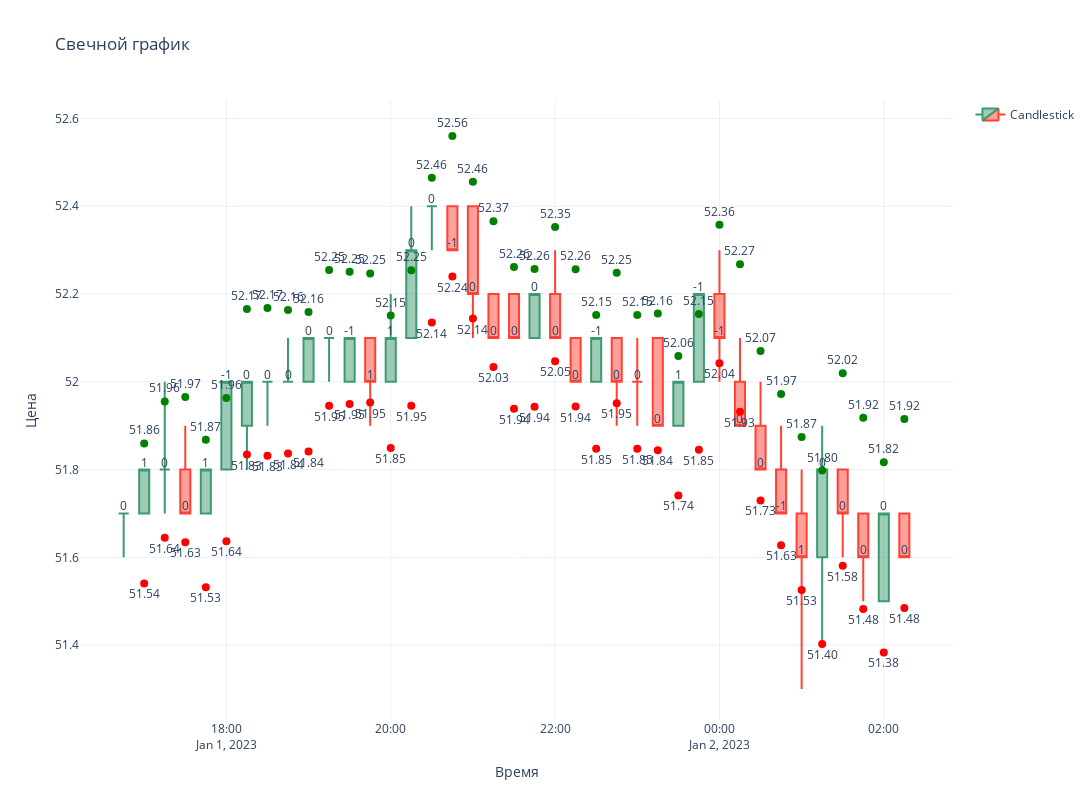

Here is the notebook cell this chart was saved with:
### Code cell
# Пример данных
df_viz = df[65:104]

fig = go.Figure(
    data=[
        go.Candlestick(
            x=df_viz["timestamp"],
            open=df_viz["open"],
            high=df_viz["high"],
            low=df_viz["low"],
            close=df_viz["close"],
            name="Candlestick"
        )
    ]
)

# Добавление текстовых меток из колонки target
for _, row in df_viz.iterrows():
    fig.add_trace(
        go.Scatter(
            x=[row["timestamp"]],
            y=[row["close"]],  # Метки располагаются на уровне закрытия свечи
            mode="text",
            text=row["target"],
            textposition="top center",
            showlegend=False
        )
    )

# Добавление меток со сдвигом вперёд
for i in range(len(df_viz) - 1):  # Останавливаемся на предпоследней строке
    fig.add_trace(
        go.Scatter(
            x=[df_viz["timestamp"].iloc[i + 1]],  # Метка на следующую свечу
            y=[df_viz["close"].iloc[i] * (1 + df_viz['dynamic_range'].iloc[i])],
            mode="markers+text",
            marker=dict(color="green", size=8),
            text=f"{df_viz['close'].iloc[i] * (1 + df_viz['dynamic_range'].iloc[i]):.2f}",
            textposition="top center",
            showlegend=False
        )
    )
    fig.add_trace(
        go.Scatter(
            x=[df_viz["timestamp"].iloc[i + 1]],  # Метка на следующую свечу
            y=[df_viz["close"].iloc[i] * (1 - df_viz['dynamic_range'].iloc[i])],
            mode="markers+text",
            marker=dict(color="red", size=8),
            text=f"{df_viz['close'].iloc[i] * (1 - df_viz['dynamic_range'].iloc[i]):.2f}",
            textposition="bottom center",
            showlegend=False
        )
    )


# Настройка осей и заголовков
fig.update_layout(
    title="Свечной график",
    xaxis_title="Время",
    yaxis_title="Цена",
    xaxis_rangeslider_visible=False,  # Скрыть ползунок масштаба
    template="plotly_white",
    width=1500,  # Ширина графика
    height=800  # Увеличенная высота
)

# Отображение графика
fig.show()

### Figure 1 — Plotly figure (JSON) as saved in the notebook; plotly's stock layout.template omitted (floating-point values rounded to 4 significant figures)
{"data": [{"close": [51.7, 51.8, 51.8, 51.7, 51.8, 52, 52, 52, 52, 52.1, 52.1, 52.1, 52, 52.1, 52.3, 52.4, 52.3, 52.2, 52.1, 52.1, 52.2, 52.1, 52, 52.1, 52, 52, 51.9, 52, 52.2, 52.1, 51.9, 51.8, 51.7, 51.6, 51.8, 51.7, 51.6, 51.7, 51.6], "high": [51.7, 51.8, 52, 51.9, 51.8, 52, 52, 52, 52.1, 52.1, 52.1, 52.1, 52.1, 52.2, 52.4, 52.4, 52.4, 52.4, 52.2, 52.2, 52.2, 52.3, 52.1, 52.1, 52.1, 52.1, 52.1, 52, 52.2, 52.3, 52.1, 52, 51.9, 51.8, 51.9, 51.8, 51.7, 51.7, 51.7], "low": [51.6, 51.7, 51.7, 51.7, 51.7, 51.8, 51.8, 51.9, 52, 52, 52, 52, 51.9, 52, 52.1, 52.3, 52.3, 52.1, 52.1, 52.1, 52.1, 52.1, 52, 52, 51.9, 51.9, 51.9, 51.9, 52, 52, 51.9, 51.8, 51.7, 51.3, 51.4, 51.6, 51.5, 51.5, 51.6], "name": "Candlestick", "open": [51.7, 51.7, 51.8, 51.8, 51.7, 51.8, 51.9, 52, 52, 52, 52.1, 52, 52.1, 52, 52.1, 52.4, 52.4, 52.4, 52.2, 52.2, 52.1, 52.2, 52.1, 52, 52.1, 52, 52.1, 51.9, 52, 52.2, 52, 51.9, 51.8, 51.7, 51.6, 51.8, 51.7, 51.5, 51.7], "type": "candlestick", "x": ["2023-01-01T16:45:00", "2023-01-01T17:00:00", "2023-01-01T17:15:00", "2023-01-01T17:30:00", "2023-01-01T17:45:00", "2023-01-01T18:00:00", "2023-01-01T18:15:00", "2023-01-01T18:30:00", "2023-01-01T18:45:00", "2023-01-01T19:00:00", "2023-01-01T19:15:00", "2023-01-01T19:30:00", "2023-01-01T19:45:00", "2023-01-01T20:00:00", "2023-01-01T20:15:00", "2023-01-01T20:30:00", "2023-01-01T20:45:00", "2023-01-01T21:00:00", "2023-01-01T21:15:00", "2023-01-01T21:30:00", "2023-01-01T21:45:00", "2023-01-01T22:00:00", "2023-01-01T22:15:00", "2023-01-01T22:30:00", "2023-01-01T22:45:00", "2023-01-01T23:00:00", "2023-01-01T23:15:00", "2023-01-01T23:30:00", "2023-01-01T23:45:00", "2023-01-02T00:00:00", "2023-01-02T00:15:00", "2023-01-02T00:30:00", "2023-01-02T00:45:00", "2023-01-02T01:00:00", "2023-01-02T01:15:00", "2023-01-02T01:30:00", "2023-01-02T01:45:00", "2023-01-02T02:00:00", "2023-01-02T02:15:00"]}, {"mode": "text", "showlegend": false, "text": "0", "textposition": "top center", "type": "scatter", "x": ["2023-01-01T16:45:00"], "y": [51.7]}, {"mode": "text", "showlegend": false, "text": "1", "textposition": "top center", "type": "scatter", "x": ["2023-01-01T17:00:00"], "y": [51.8]}, {"mode": "text", "showlegend": false, "text": "0", "textposition": "top center", "type": "scatter", "x": ["2023-01-01T17:15:00"], "y": [51.8]}, {"mode": "text", "showlegend": false, "text": "0", "textposition": "top center", "type": "scatter", "x": ["2023-01-01T17:30:00"], "y": [51.7]}, {"mode": "text", "showlegend": false, "text": "1", "textposition": "top center", "type": "scatter", "x": ["2023-01-01T17:45:00"], "y": [51.8]}, {"mode": "text", "showlegend": false, "text": "-1", "textposition": "top center", "type": "scatter", "x": ["2023-01-01T18:00:00"], "y": [52]}, {"mode": "text", "showlegend": false, "text": "0", "textposition": "top center", "type": "scatter", "x": ["2023-01-01T18:15:00"], "y": [52]}, {"mode": "text", "showlegend": false, "text": "0", "textposition": "top center", "type": "scatter", "x": ["2023-01-01T18:30:00"], "y": [52]}, {"mode": "text", "showlegend": false, "text": "0", "textposition": "top center", "type": "scatter", "x": ["2023-01-01T18:45:00"], "y": [52]}, {"mode": "text", "showlegend": false, "text": "0", "textposition": "top center", "type": "scatter", "x": ["2023-01-01T19:00:00"], "y": [52.1]}, {"mode": "text", "showlegend": false, "text": "0", "textposition": "top center", "type": "scatter", "x": ["2023-01-01T19:15:00"], "y": [52.1]}, {"mode": "text", "showlegend": false, "text": "-1", "textposition": "top center", "type": "scatter", "x": ["2023-01-01T19:30:00"], "y": [52.1]}, {"mode": "text", "showlegend": false, "text": "1", "textposition": "top center", "type": "scatter", "x": ["2023-01-01T19:45:00"], "y": [52]}, {"mode": "text", "showlegend": false, "text": "1", "textposition": "top center", "type": "scatter", "x": ["2023-01-01T20:00:00"], "y": [52.1]}, {"mode": "text", "showlegend": false, "text": "0", "textposition": "top center", "type": "scatter", "x": ["2023-01-01T20:15:00"], "y": [52.3]}, {"mode": "text", "showlegend": false, "text": "0", "textposition": "top center", "type": "scatter", "x": ["2023-01-01T20:30:00"], "y": [52.4]}, {"mode": "text", "showlegend": false, "text": "-1", "textposition": "top center", "type": "scatter", "x": ["2023-01-01T20:45:00"], "y": [52.3]}, {"mode": "text", "showlegend": false, "text": "0", "textposition": "top center", "type": "scatter", "x": ["2023-01-01T21:00:00"], "y": [52.2]}, {"mode": "text", "showlegend": false, "text": "0", "textposition": "top center", "type": "scatter", "x": ["2023-01-01T21:15:00"], "y": [52.1]}, {"mode": "text", "showlegend": false, "text": "0", "textposition": "top center", "type": "scatter", "x": ["2023-01-01T21:30:00"], "y": [52.1]}, {"mode": "text", "showlegend": false, "text": "0", "textposition": "top center", "type": "scatter", "x": ["2023-01-01T21:45:00"], "y": [52.2]}, {"mode": "text", "showlegend": false, "text": "0", "textposition": "top center", "type": "scatter", "x": ["2023-01-01T22:00:00"], "y": [52.1]}, {"mode": "text", "showlegend": false, "text": "0", "textposition": "top center", "type": "scatter", "x": ["2023-01-01T22:15:00"], "y": [52]}, {"mode": "text", "showlegend": false, "text": "-1", "textposition": "top center", "type": "scatter", "x": ["2023-01-01T22:30:00"], "y": [52.1]}, {"mode": "text", "showlegend": false, "text": "0", "textposition": "top center", "type": "scatter", "x": ["2023-01-01T22:45:00"], "y": [52]}, {"mode": "text", "showlegend": false, "text": "0", "textposition": "top center", "type": "scatter", "x": ["2023-01-01T23:00:00"], "y": [52]}, {"mode": "text", "showlegend": false, "text": "0", "textposition": "top center", "type": "scatter", "x": ["2023-01-01T23:15:00"], "y": [51.9]}, {"mode": "text", "showlegend": false, "text": "1", "textposition": "top center", "type": "scatter", "x": ["2023-01-01T23:30:00"], "y": [52]}, {"mode": "text", "showlegend": false, "text": "-1", "textposition": "top center", "type": "scatter", "x": ["2023-01-01T23:45:00"], "y": [52.2]}, {"mode": "text", "showlegend": false, "text": "-1", "textposition": "top center", "type": "scatter", "x": ["2023-01-02T00:00:00"], "y": [52.1]}, {"mode": "text", "showlegend": false, "text": "0", "textposition": "top center", "type": "scatter", "x": ["2023-01-02T00:15:00"], "y": [51.9]}, {"mode": "text", "showlegend": false, "text": "0", "textposition": "top center", "type": "scatter", "x": ["2023-01-02T00:30:00"], "y": [51.8]}, {"mode": "text", "showlegend": false, "text": "-1", "textposition": "top center", "type": "scatter", "x": ["2023-01-02T00:45:00"], "y": [51.7]}, {"mode": "text", "showlegend": false, "text": "1", "textposition": "top center", "type": "scatter", "x": ["2023-01-02T01:00:00"], "y": [51.6]}, {"mode": "text", "showlegend": false, "text": "0", "textposition": "top center", "type": "scatter", "x": ["2023-01-02T01:15:00"], "y": [51.8]}, {"mode": "text", "showlegend": false, "text": "0", "textposition": "top center", "type": "scatter", "x": ["2023-01-02T01:30:00"], "y": [51.7]}, {"mode": "text", "showlegend": false, "text": "0", "textposition": "top center", "type": "scatter", "x": ["2023-01-02T01:45:00"], "y": [51.6]}, {"mode": "text", "showlegend": false, "text": "0", "textposition": "top center", "type": "scatter", "x": ["2023-01-02T02:00:00"], "y": [51.7]}, {"mode": "text", "showlegend": false, "text": "0", "textposition": "top center", "type": "scatter", "x": ["2023-01-02T02:15:00"], "y": [51.6]}, {"marker": {"color": "green", "size": 8}, "mode": "markers+text", "showlegend": false, "text": "51.86", "textposition": "top center", "type": "scatter", "x": ["2023-01-01T17:00:00"], "y": [51.86]}, {"marker": {"color": "red", "size": 8}, "mode": "markers+text", "showlegend": false, "text": "51.54", "textposition": "bottom center", "type": "scatter", "x": ["2023-01-01T17:00:00"], "y": [51.54]}, {"marker": {"color": "green", "size": 8}, "mode": "markers+text", "showlegend": false, "text": "51.96", "textposition": "top center", "type": "scatter", "x": ["2023-01-01T17:15:00"], "y": [51.96]}, {"marker": {"color": "red", "size": 8}, "mode": "markers+text", "showlegend": false, "text": "51.64", "textposition": "bottom center", "type": "scatter", "x": ["2023-01-01T17:15:00"], "y": [51.64]}, {"marker": {"color": "green", "size": 8}, "mode": "markers+text", "showlegend": false, "text": "51.97", "textposition": "top center", "type": "scatter", "x": ["2023-01-01T17:30:00"], "y": [51.97]}, {"marker": {"color": "red", "size": 8}, "mode": "markers+text", "showlegend": false, "text": "51.63", "textposition": "bottom center", "type": "scatter", "x": ["2023-01-01T17:30:00"], "y": [51.63]}, {"marker": {"color": "green", "size": 8}, "mode": "markers+text", "showlegend": false, "text": "51.87", "textposition": "top center", "type": "scatter", "x": ["2023-01-01T17:45:00"], "y": [51.87]}, {"marker": {"color": "red", "size": 8}, "mode": "markers+text", "showlegend": false, "text": "51.53", "textposition": "bottom center", "type": "scatter", "x": ["2023-01-01T17:45:00"], "y": [51.53]}, {"marker": {"color": "green", "size": 8}, "mode": "markers+text", "showlegend": false, "text": "51.96", "textposition": "top center", "type": "scatter", "x": ["2023-01-01T18:00:00"], "y": [51.96]}, {"marker": {"color": "red", "size": 8}, "mode": "markers+text", "showlegend": false, "text": "51.64", "textposition": "bottom center", "type": "scatter", "x": ["2023-01-01T18:00:00"], "y": [51.64]}, {"marker": {"color": "green", "size": 8}, "mode": "markers+text", "showlegend": false, "text": "52.17", "textposition": "top center", "type": "scatter", "x": ["2023-01-01T18:15:00"], "y": [52.17]}, {"marker": {"color": "red", "size": 8}, "mode": "markers+text", "showlegend": false, "text": "51.83", "textposition": "bottom center", "type": "scatter", "x": ["2023-01-01T18:15:00"], "y": [51.83]}, {"marker": {"color": "green", "size": 8}, "mode": "markers+text", "showlegend": false, "text": "52.17", "textposition": "top center", "type": "scatter", "x": ["2023-01-01T18:30:00"], "y": [52.17]}, {"marker": {"color": "red", "size": 8}, "mode": "markers+text", "showlegend": false, "text": "51.83", "textposition": "bottom center", "type": "scatter", "x": ["2023-01-01T18:30:00"], "y": [51.83]}, {"marker": {"color": "green", "size": 8}, "mode": "markers+text", "showlegend": false, "text": "52.16", "textposition": "top center", "type": "scatter", "x": ["2023-01-01T18:45:00"], "y": [52.16]}, {"marker": {"color": "red", "size": 8}, "mode": "markers+text", "showlegend": false, "text": "51.84", "textposition": "bottom center", "type": "scatter", "x": ["2023-01-01T18:45:00"], "y": [51.84]}, {"marker": {"color": "green", "size": 8}, "mode": "markers+text", "showlegend": false, "text": "52.16", "textposition": "top center", "type": "scatter", "x": ["2023-01-01T19:00:00"], "y": [52.16]}, {"marker": {"color": "red", "size": 8}, "mode": "markers+text", "showlegend": false, "text": "51.84", "textposition": "bottom center", "type": "scatter", "x": ["2023-01-01T19:00:00"], "y": [51.84]}, {"marker": {"color": "green", "size": 8}, "mode": "markers+text", "showlegend": false, "text": "52.25", "textposition": "top center", "type": "scatter", "x": ["2023-01-01T19:15:00"], "y": [52.25]}, {"marker": {"color": "red", "size": 8}, "mode": "markers+text", "showlegend": false, "text": "51.95", "textposition": "bottom center", "type": "scatter", "x": ["2023-01-01T19:15:00"], "y": [51.95]}, {"marker": {"color": "green", "size": 8}, "mode": "markers+text", "showlegend": false, "text": "52.25", "textposition": "top center", "type": "scatter", "x": ["2023-01-01T19:30:00"], "y": [52.25]}, {"marker": {"color": "red", "size": 8}, "mode": "markers+text", "showlegend": false, "text": "51.95", "textposition": "bottom center", "type": "scatter", "x": ["2023-01-01T19:30:00"], "y": [51.95]}, {"marker": {"color": "green", "size": 8}, "mode": "markers+text", "showlegend": false, "text": "52.25", "textposition": "top center", "type": "scatter", "x": ["2023-01-01T19:45:00"], "y": [52.25]}, {"marker": {"color": "red", "size": 8}, "mode": "markers+text", "showlegend": false, "text": "51.95", "textposition": "bottom center", "type": "scatter", "x": ["2023-01-01T19:45:00"], "y": [51.95]}, {"marker": {"color": "green", "size": 8}, "mode": "markers+text", "showlegend": false, "text": "52.15", "textposition": "top center", "type": "scatter", "x": ["2023-01-01T20:00:00"], "y": [52.15]}, {"marker": {"color": "red", "size": 8}, "mode": "markers+text", "showlegend": false, "text": "51.85", "textposition": "bottom center", "type": "scatter", "x": ["2023-01-01T20:00:00"], "y": [51.85]}, {"marker": {"color": "green", "size": 8}, "mode": "markers+text", "showlegend": false, "text": "52.25", "textposition": "top center", "type": "scatter", "x": ["2023-01-01T20:15:00"], "y": [52.25]}, {"marker": {"color": "red", "size": 8}, "mode": "markers+text", "showlegend": false, "text": "51.95", "textposition": "bottom center", "type": "scatter", "x": ["2023-01-01T20:15:00"], "y": [51.95]}, {"marker": {"color": "green", "size": 8}, "mode": "markers+text", "showlegend": false, "text": "52.46", "textposition": "top center", "type": "scatter", "x": ["2023-01-01T20:30:00"], "y": [52.46]}, {"marker": {"color": "red", "size": 8}, "mode": "markers+text", "showlegend": false, "text": "52.14", "textposition": "bottom center", "type": "scatter", "x": ["2023-01-01T20:30:00"], "y": [52.14]}, {"marker": {"color": "green", "size": 8}, "mode": "markers+text", "showlegend": false, "text": "52.56", "textposition": "top center", "type": "scatter", "x": ["2023-01-01T20:45:00"], "y": [52.56]}, {"marker": {"color": "red", "size": 8}, "mode": "markers+text", "showlegend": false, "text": "52.24", "textposition": "bottom center", "type": "scatter", "x": ["2023-01-01T20:45:00"], "y": [52.24]}, {"marker": {"color": "green", "size": 8}, "mode": "markers+text", "showlegend": false, "text": "52.46", "textposition": "top center", "type": "scatter", "x": ["2023-01-01T21:00:00"], "y": [52.46]}, {"marker": {"color": "red", "size": 8}, "mode": "markers+text", "showlegend": false, "text": "52.14", "textposition": "bottom center", "type": "scatter", "x": ["2023-01-01T21:00:00"], "y": [52.14]}, {"marker": {"color": "green", "size": 8}, "mode": "markers+text", "showlegend": false, "text": "52.37", "textposition": "top center", "type": "scatter", "x": ["2023-01-01T21:15:00"], "y": [52.37]}, {"marker": {"color": "red", "size": 8}, "mode": "markers+text", "showlegend": false, "text": "52.03", "textposition": "bottom center", "type": "scatter", "x": ["2023-01-01T21:15:00"], "y": [52.03]}, {"marker": {"color": "green", "size": 8}, "mode": "markers+text", "showlegend": false, "text": "52.26", "textposition": "top center", "type": "scatter", "x": ["2023-01-01T21:30:00"], "y": [52.26]}, {"marker": {"color": "red", "size": 8}, "mode": "markers+text", "showlegend": false, "text": "51.94", "textposition": "bottom center", "type": "scatter", "x": ["2023-01-01T21:30:00"], "y": [51.94]}, {"marker": {"color": "green", "size": 8}, "mode": "markers+text", "showlegend": false, "text": "52.26", "textposition": "top center", "type": "scatter", "x": ["2023-01-01T21:45:00"], "y": [52.26]}, {"marker": {"color": "red", "size": 8}, "mode": "markers+text", "showlegend": false, "text": "51.94", "textposition": "bottom center", "type": "scatter", "x": ["2023-01-01T21:45:00"], "y": [51.94]}, {"marker": {"color": "green", "size": 8}, "mode": "markers+text", "showlegend": false, "text": "52.35", "textposition": "top center", "type": "scatter", "x": ["2023-01-01T22:00:00"], "y": [52.35]}, {"marker": {"color": "red", "size": 8}, "mode": "markers+text", "showlegend": false, "text": "52.05", "textposition": "bottom center", "type": "scatter", "x": ["2023-01-01T22:00:00"], "y": [52.05]}, {"marker": {"color": "green", "size": 8}, "mode": "markers+text", "showlegend": false, "text": "52.26", "textposition": "top center", "type": "scatter", "x": ["2023-01-01T22:15:00"], "y": [52.26]}, {"marker": {"color": "red", "size": 8}, "mode": "markers+text", "showlegend": false, "text": "51.94", "textposition": "bottom center", "type": "scatter", "x": ["2023-01-01T22:15:00"], "y": [51.94]}, {"marker": {"color": "green", "size": 8}, "mode": "markers+text", "showlegend": false, "text": "52.15", "textposition": "top center", "type": "scatter", "x": ["2023-01-01T22:30:00"], "y": [52.15]}, {"marker": {"color": "red", "size": 8}, "mode": "markers+text", "showlegend": false, "text": "51.85", "textposition": "bottom center", "type": "scatter", "x": ["2023-01-01T22:30:00"], "y": [51.85]}, {"marker": {"color": "green", "size": 8}, "mode": "markers+text", "showlegend": false, "text": "52.25", "textposition": "top center", "type": "scatter", "x": ["2023-01-01T22:45:00"], "y": [52.25]}, {"marker": {"color": "red", "size": 8}, "mode": "markers+text", "showlegend": false, "text": "51.95", "textposition": "bottom center", "type": "scatter", "x": ["2023-01-01T22:45:00"], "y": [51.95]}, {"marker": {"color": "green", "size": 8}, "mode": "markers+text", "showlegend": false, "text": "52.15", "textposition": "top center", "type": "scatter", "x": ["2023-01-01T23:00:00"], "y": [52.15]}, {"marker": {"color": "red", "size": 8}, "mode": "markers+text", "showlegend": false, "text": "51.85", "textposition": "bottom center", "type": "scatter", "x": ["2023-01-01T23:00:00"], "y": [51.85]}, {"marker": {"color": "green", "size": 8}, "mode": "markers+text", "showlegend": false, "text": "52.16", "textposition": "top center", "type": "scatter", "x": ["2023-01-01T23:15:00"], "y": [52.16]}, {"marker": {"color": "red", "size": 8}, "mode": "markers+text", "showlegend": false, "text": "51.84", "textposition": "bottom center", "type": "scatter", "x": ["2023-01-01T23:15:00"], "y": [51.84]}, {"marker": {"color": "green", "size": 8}, "mode": "markers+text", "showlegend": false, "text": "52.06", "textposition": "top center", "type": "scatter", "x": ["2023-01-01T23:30:00"], "y": [52.06]}, {"marker": {"color": "red", "size": 8}, "mode": "markers+text", "showlegend": false, "text": "51.74", "textposition": "bottom center", "type": "scatter", "x": ["2023-01-01T23:30:00"], "y": [51.74]}, {"marker": {"color": "green", "size": 8}, "mode": "markers+text", "showlegend": false, "text": "52.15", "textposition": "top center", "type": "scatter", "x": ["2023-01-01T23:45:00"], "y": [52.15]}, {"marker": {"color": "red", "size": 8}, "mode": "markers+text", "showlegend": false, "text": "51.85", "textposition": "bottom center", "type": "scatter", "x": ["2023-01-01T23:45:00"], "y": [51.85]}, {"marker": {"color": "green", "size": 8}, "mode": "markers+text", "showlegend": false, "text": "52.36", "textposition": "top center", "type": "scatter", "x": ["2023-01-02T00:00:00"], "y": [52.36]}, {"marker": {"color": "red", "size": 8}, "mode": "markers+text", "showlegend": false, "text": "52.04", "textposition": "bottom center", "type": "scatter", "x": ["2023-01-02T00:00:00"], "y": [52.04]}, {"marker": {"color": "green", "size": 8}, "mode": "markers+text", "showlegend": false, "text": "52.27", "textposition": "top center", "type": "scatter", "x": ["2023-01-02T00:15:00"], "y": [52.27]}, {"marker": {"color": "red", "size": 8}, "mode": "markers+text", "showlegend": false, "text": "51.93", "textposition": "bottom center", "type": "scatter", "x": ["2023-01-02T00:15:00"], "y": [51.93]}, {"marker": {"color": "green", "size": 8}, "mode": "markers+text", "showlegend": false, "text": "52.07", "textposition": "top center", "type": "scatter", "x": ["2023-01-02T00:30:00"], "y": [52.07]}, {"marker": {"color": "red", "size": 8}, "mode": "markers+text", "showlegend": false, "text": "51.73", "textposition": "bottom center", "type": "scatter", "x": ["2023-01-02T00:30:00"], "y": [51.73]}, {"marker": {"color": "green", "size": 8}, "mode": "markers+text", "showlegend": false, "text": "51.97", "textposition": "top center", "type": "scatter", "x": ["2023-01-02T00:45:00"], "y": [51.97]}, {"marker": {"color": "red", "size": 8}, "mode": "markers+text", "showlegend": false, "text": "51.63", "textposition": "bottom center", "type": "scatter", "x": ["2023-01-02T00:45:00"], "y": [51.63]}, {"marker": {"color": "green", "size": 8}, "mode": "markers+text", "showlegend": false, "text": "51.87", "textposition": "top center", "type": "scatter", "x": ["2023-01-02T01:00:00"], "y": [51.87]}, {"marker": {"color": "red", "size": 8}, "mode": "markers+text", "showlegend": false, "text": "51.53", "textposition": "bottom center", "type": "scatter", "x": ["2023-01-02T01:00:00"], "y": [51.53]}, {"marker": {"color": "green", "size": 8}, "mode": "markers+text", "showlegend": false, "text": "51.80", "textposition": "top center", "type": "scatter", "x": ["2023-01-02T01:15:00"], "y": [51.8]}, {"marker": {"color": "red", "size": 8}, "mode": "markers+text", "showlegend": false, "text": "51.40", "textposition": "bottom center", "type": "scatter", "x": ["2023-01-02T01:15:00"], "y": [51.4]}, {"marker": {"color": "green", "size": 8}, "mode": "markers+text", "showlegend": false, "text": "52.02", "textposition": "top center", "type": "scatter", "x": ["2023-01-02T01:30:00"], "y": [52.02]}, {"marker": {"color": "red", "size": 8}, "mode": "markers+text", "showlegend": false, "text": "51.58", "textposition": "bottom center", "type": "scatter", "x": ["2023-01-02T01:30:00"], "y": [51.58]}, {"marker": {"color": "green", "size": 8}, "mode": "markers+text", "showlegend": false, "text": "51.92", "textposition": "top center", "type": "scatter", "x": ["2023-01-02T01:45:00"], "y": [51.92]}, {"marker": {"color": "red", "size": 8}, "mode": "markers+text", "showlegend": false, "text": "51.48", "textposition": "bottom center", "type": "scatter", "x": ["2023-01-02T01:45:00"], "y": [51.48]}, {"marker": {"color": "green", "size": 8}, "mode": "markers+text", "showlegend": false, "text": "51.82", "textposition": "top center", "type": "scatter", "x": ["2023-01-02T02:00:00"], "y": [51.82]}, {"marker": {"color": "red", "size": 8}, "mode": "markers+text", "showlegend": false, "text": "51.38", "textposition": "bottom center", "type": "scatter", "x": ["2023-01-02T02:00:00"], "y": [51.38]}, {"marker": {"color": "green", "size": 8}, "mode": "markers+text", "showlegend": false, "text": "51.92", "textposition": "top center", "type": "scatter", "x": ["2023-01-02T02:15:00"], "y": [51.92]}, {"marker": {"color": "red", "size": 8}, "mode": "markers+text", "showlegend": false, "text": "51.48", "textposition": "bottom center", "type": "scatter", "x": ["2023-01-02T02:15:00"], "y": [51.48]}], "layout": {"height": 800, "title": {"text": "Свечной график"}, "width": 1500, "xaxis": {"rangeslider": {"visible": false}, "title": {"text": "Время"}}, "yaxis": {"title": {"text": "Цена"}}}}
